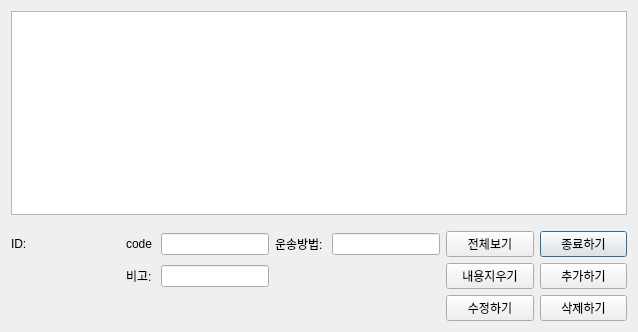
<?xml version="1.0" encoding="UTF-8"?>
<ui version="4.0">
 <class>Dialog</class>
 <widget class="QDialog" name="Dialog">
  <property name="geometry">
   <rect>
    <x>0</x>
    <y>0</y>
    <width>638</width>
    <height>332</height>
   </rect>
  </property>
  <property name="windowTitle">
   <string>운송방법</string>
  </property>
  <layout class="QGridLayout" name="gridLayout_2">
   <item row="0" column="0">
    <layout class="QGridLayout" name="gridLayout">
     <item row="2" column="4">
      <widget class="QLabel" name="label_3">
       <property name="sizePolicy">
        <sizepolicy hsizetype="Fixed" vsizetype="Fixed">
         <horstretch>0</horstretch>
         <verstretch>0</verstretch>
        </sizepolicy>
       </property>
       <property name="text">
        <string>운송방법: </string>
       </property>
      </widget>
     </item>
     <item row="2" column="2">
      <widget class="QLabel" name="label_4">
       <property name="sizePolicy">
        <sizepolicy hsizetype="Fixed" vsizetype="Fixed">
         <horstretch>0</horstretch>
         <verstretch>0</verstretch>
        </sizepolicy>
       </property>
       <property name="text">
        <string>code</string>
       </property>
      </widget>
     </item>
     <item row="2" column="7">
      <widget class="QPushButton" name="pb_delivery_close">
       <property name="sizePolicy">
        <sizepolicy hsizetype="Expanding" vsizetype="Fixed">
         <horstretch>0</horstretch>
         <verstretch>0</verstretch>
        </sizepolicy>
       </property>
       <property name="text">
        <string>종료하기</string>
       </property>
      </widget>
     </item>
     <item row="2" column="5">
      <widget class="QLineEdit" name="entry_delivery_name"/>
     </item>
     <item row="2" column="0">
      <widget class="QLabel" name="label">
       <property name="sizePolicy">
        <sizepolicy hsizetype="Fixed" vsizetype="Fixed">
         <horstretch>0</horstretch>
         <verstretch>0</verstretch>
        </sizepolicy>
       </property>
       <property name="text">
        <string>ID:</string>
       </property>
      </widget>
     </item>
     <item row="1" column="4">
      <spacer name="verticalSpacer">
       <property name="orientation">
        <enum>Qt::Vertical</enum>
       </property>
       <property name="sizeHint" stdset="0">
        <size>
         <width>20</width>
         <height>10</height>
        </size>
       </property>
      </spacer>
     </item>
     <item row="2" column="1">
      <widget class="QLabel" name="lbl_delivery_id">
       <property name="sizePolicy">
        <sizepolicy hsizetype="Expanding" vsizetype="Preferred">
         <horstretch>0</horstretch>
         <verstretch>0</verstretch>
        </sizepolicy>
       </property>
       <property name="text">
        <string/>
       </property>
      </widget>
     </item>
     <item row="2" column="3">
      <widget class="QLineEdit" name="entry_delivery_code"/>
     </item>
     <item row="2" column="6">
      <widget class="QPushButton" name="pb_delivery_show">
       <property name="sizePolicy">
        <sizepolicy hsizetype="Expanding" vsizetype="Fixed">
         <horstretch>0</horstretch>
         <verstretch>0</verstretch>
        </sizepolicy>
       </property>
       <property name="text">
        <string>전체보기</string>
       </property>
      </widget>
     </item>
     <item row="3" column="2">
      <widget class="QLabel" name="label_2">
       <property name="sizePolicy">
        <sizepolicy hsizetype="Fixed" vsizetype="Fixed">
         <horstretch>0</horstretch>
         <verstretch>0</verstretch>
        </sizepolicy>
       </property>
       <property name="text">
        <string>비고: </string>
       </property>
      </widget>
     </item>
     <item row="4" column="7">
      <widget class="QPushButton" name="pb_delivery_delete">
       <property name="sizePolicy">
        <sizepolicy hsizetype="Expanding" vsizetype="Fixed">
         <horstretch>0</horstretch>
         <verstretch>0</verstretch>
        </sizepolicy>
       </property>
       <property name="text">
        <string>삭제하기</string>
       </property>
      </widget>
     </item>
     <item row="3" column="1">
      <spacer name="horizontalSpacer">
       <property name="orientation">
        <enum>Qt::Horizontal</enum>
       </property>
       <property name="sizeHint" stdset="0">
        <size>
         <width>60</width>
         <height>20</height>
        </size>
       </property>
      </spacer>
     </item>
     <item row="4" column="6">
      <widget class="QPushButton" name="pb_delivery_update">
       <property name="sizePolicy">
        <sizepolicy hsizetype="Expanding" vsizetype="Fixed">
         <horstretch>0</horstretch>
         <verstretch>0</verstretch>
        </sizepolicy>
       </property>
       <property name="text">
        <string>수정하기</string>
       </property>
      </widget>
     </item>
     <item row="3" column="7">
      <widget class="QPushButton" name="pb_delivery_insert">
       <property name="sizePolicy">
        <sizepolicy hsizetype="Expanding" vsizetype="Fixed">
         <horstretch>0</horstretch>
         <verstretch>0</verstretch>
        </sizepolicy>
       </property>
       <property name="text">
        <string>추가하기</string>
       </property>
      </widget>
     </item>
     <item row="3" column="3">
      <widget class="QLineEdit" name="entry_delivery_remark"/>
     </item>
     <item row="3" column="6">
      <widget class="QPushButton" name="pb_delivery_clear">
       <property name="sizePolicy">
        <sizepolicy hsizetype="Expanding" vsizetype="Fixed">
         <horstretch>0</horstretch>
         <verstretch>0</verstretch>
        </sizepolicy>
       </property>
       <property name="text">
        <string>내용지우기</string>
       </property>
      </widget>
     </item>
     <item row="0" column="0" colspan="8">
      <widget class="QTableView" name="tv_delivery">
       <property name="sizePolicy">
        <sizepolicy hsizetype="Expanding" vsizetype="Expanding">
         <horstretch>0</horstretch>
         <verstretch>1</verstretch>
        </sizepolicy>
       </property>
      </widget>
     </item>
    </layout>
   </item>
  </layout>
 </widget>
 <resources/>
 <connections/>
</ui>
